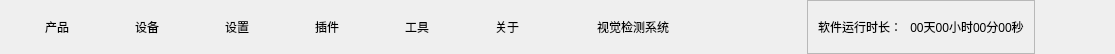
<?xml version="1.0" encoding="UTF-8"?>
<ui version="4.0">
 <class>top_panel</class>
 <widget class="QWidget" name="top_panel">
  <property name="geometry">
   <rect>
    <x>0</x>
    <y>0</y>
    <width>1115</width>
    <height>54</height>
   </rect>
  </property>
  <property name="windowTitle">
   <string>Form</string>
  </property>
  <layout class="QHBoxLayout" name="horizontalLayout">
   <property name="spacing">
    <number>10</number>
   </property>
   <property name="leftMargin">
    <number>0</number>
   </property>
   <property name="topMargin">
    <number>0</number>
   </property>
   <property name="rightMargin">
    <number>0</number>
   </property>
   <property name="bottomMargin">
    <number>0</number>
   </property>
   <item>
    <widget class="QLabel" name="label_logo">
     <property name="text">
      <string/>
     </property>
    </widget>
   </item>
   <item>
    <widget class="QPushButton" name="btn_product">
     <property name="text">
      <string>产品</string>
     </property>
     <property name="flat">
      <bool>true</bool>
     </property>
    </widget>
   </item>
   <item>
    <widget class="QPushButton" name="btn_device">
     <property name="text">
      <string>设备</string>
     </property>
     <property name="flat">
      <bool>true</bool>
     </property>
    </widget>
   </item>
   <item>
    <widget class="QPushButton" name="btn_setting">
     <property name="text">
      <string>设置</string>
     </property>
     <property name="flat">
      <bool>true</bool>
     </property>
    </widget>
   </item>
   <item>
    <widget class="QPushButton" name="btn_plugins">
     <property name="text">
      <string>插件</string>
     </property>
     <property name="flat">
      <bool>true</bool>
     </property>
    </widget>
   </item>
   <item>
    <widget class="QPushButton" name="btn_tool">
     <property name="text">
      <string>工具</string>
     </property>
     <property name="flat">
      <bool>true</bool>
     </property>
    </widget>
   </item>
   <item>
    <widget class="QPushButton" name="btn_about">
     <property name="text">
      <string>关于</string>
     </property>
     <property name="flat">
      <bool>true</bool>
     </property>
    </widget>
   </item>
   <item>
    <spacer name="head_fix_spacer">
     <property name="orientation">
      <enum>Qt::Horizontal</enum>
     </property>
     <property name="sizeType">
      <enum>QSizePolicy::Fixed</enum>
     </property>
     <property name="sizeHint" stdset="0">
      <size>
       <width>40</width>
       <height>20</height>
      </size>
     </property>
    </spacer>
   </item>
   <item>
    <widget class="QLabel" name="label_title">
     <property name="text">
      <string>视觉检测系统</string>
     </property>
    </widget>
   </item>
   <item>
    <spacer name="horizontalSpacer">
     <property name="orientation">
      <enum>Qt::Horizontal</enum>
     </property>
     <property name="sizeHint" stdset="0">
      <size>
       <width>251</width>
       <height>20</height>
      </size>
     </property>
    </spacer>
   </item>
   <item>
    <widget class="QFrame" name="frame_runtime">
     <property name="frameShape">
      <enum>QFrame::StyledPanel</enum>
     </property>
     <property name="frameShadow">
      <enum>QFrame::Raised</enum>
     </property>
     <layout class="QHBoxLayout" name="horizontalLayout_2">
      <property name="spacing">
       <number>8</number>
      </property>
      <property name="leftMargin">
       <number>10</number>
      </property>
      <property name="topMargin">
       <number>6</number>
      </property>
      <property name="rightMargin">
       <number>10</number>
      </property>
      <property name="bottomMargin">
       <number>6</number>
      </property>
      <item>
       <widget class="QLabel" name="label_runtime_title">
        <property name="text">
         <string>软件运行时长：</string>
        </property>
        <property name="alignment">
         <set>Qt::AlignCenter</set>
        </property>
       </widget>
      </item>
      <item>
       <widget class="QLabel" name="label_run_time">
        <property name="text">
         <string>00天00小时00分00秒</string>
        </property>
        <property name="alignment">
         <set>Qt::AlignCenter</set>
        </property>
       </widget>
      </item>
     </layout>
    </widget>
   </item>
   <item>
    <spacer name="horizontalSpacer_2">
     <property name="orientation">
      <enum>Qt::Horizontal</enum>
     </property>
     <property name="sizeType">
      <enum>QSizePolicy::Fixed</enum>
     </property>
     <property name="sizeHint" stdset="0">
      <size>
       <width>30</width>
       <height>20</height>
      </size>
     </property>
    </spacer>
   </item>
   <item>
    <widget class="QPushButton" name="btn_exit">
     <property name="text">
      <string/>
     </property>
     <property name="flat">
      <bool>true</bool>
     </property>
    </widget>
   </item>
  </layout>
 </widget>
 <resources/>
 <connections/>
</ui>
